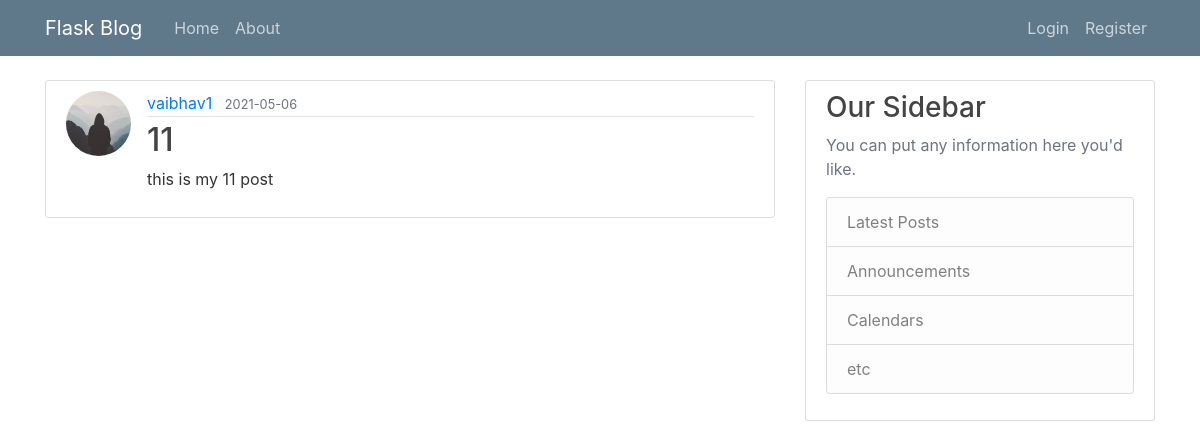
Page /post/11 on the earlier database version.
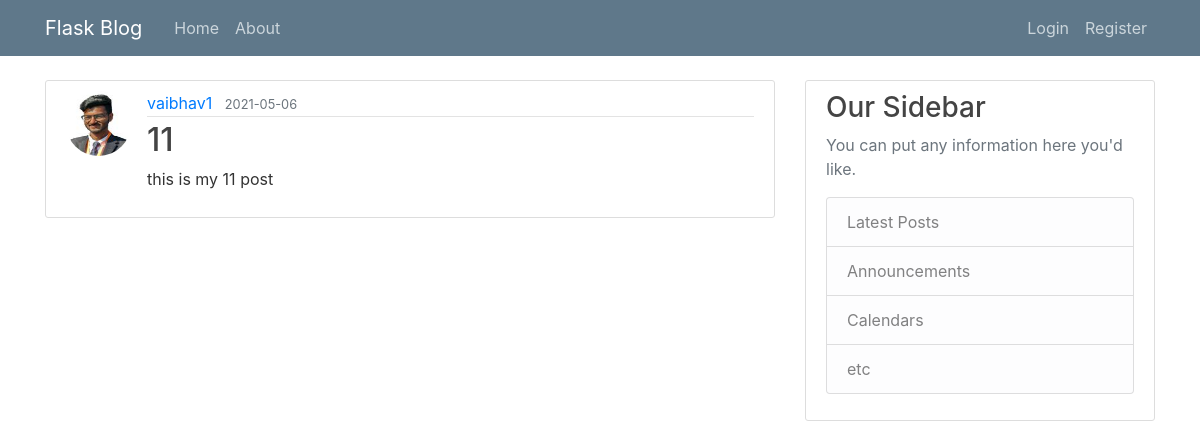
Same page on the later database version.
### app/models.py (models this page shows, shortened)
class User(db.Model, UserMixin):
    id = db.Column(db.Integer, primary_key = True)
    username = db.Column(db.String(20), unique = True, nullable = False)
    email = db.Column(db.String(120), unique = True, nullable = False)
    image_file = db.Column(db.String(20), nullable = False, default = 'default.jpg')
    password = db.Column(db.String(60), nullable = False)
    posts = db.relationship('Post', backref= 'author', lazy = True)

### app/posts/routes.py (the view)
@posts.route('/post/<int:post_id>')
def post(post_id):
    post = Post.query.get_or_404(post_id)
    return render_template('post.html', title = post.title, post = post)

### app/templates/post.html (shortened to what this page needs)
{% extends "layout.html" %}
{% block content %}
    <article class="media content-section">
        <img class='rounded-circle article-img' src= "{{ url_for('static', filename='profile_pics/'+ post.author.image_file)}}">
        <div class="media-body">
            <div class="article-metadata">
                <a class="mr-2" href="{{url_for('users.user_posts', username = post.author.username)}}">{{ post.author.username }}</a>
                <small class="text-muted">{{ post.date_posted.strftime('%Y-%m-%d') }}</small>
            </div>
            <h2 class = 'article-title'>{{ post.title }}</h2>
            <p class="article-content">{{ post.content }}</p>
        </div>
    </article>
{% endblock content %}

Differences in the rows shown:
changed User "vaibhav1": image_file: picture added in place of a placeholder
